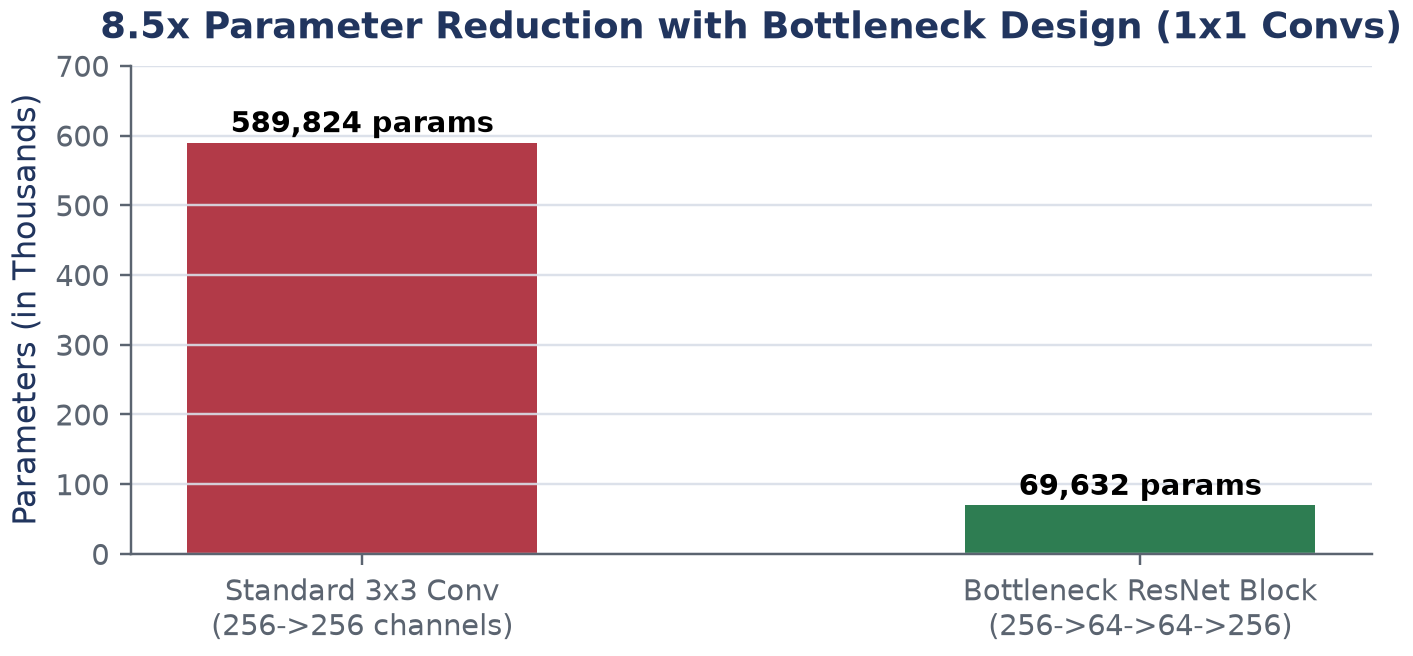

Here is the Python script that generated this plot:
#!/usr/bin/env python3
import os
import sys
import numpy as np
import matplotlib.pyplot as plt

sys.path.insert(0, os.path.abspath(os.path.join(os.path.dirname(__file__), "../../../scripts")))
from figstyle import use_house_style, PALETTE

use_house_style()
here = os.path.dirname(os.path.abspath(__file__))

labels = ["Standard 3x3 Conv\n(256->256 channels)", "Bottleneck ResNet Block\n(256->64->64->256)"]
params = [589824, 69632] # 3*3*256*256 vs (1*1*256*64 + 3*3*64*64 + 1*1*64*256)

fig, ax = plt.subplots(figsize=(6.5, 3.2))
bars = ax.bar(labels, [p/1000 for p in params], color=[PALETTE["red"], PALETTE["green"]], width=0.45)

ax.set_ylabel("Parameters (in Thousands)")
ax.set_title("8.5x Parameter Reduction with Bottleneck Design (1x1 Convs)")
for bar, val in zip(bars, params):
    ax.text(bar.get_x() + bar.get_width()/2, (val/1000) + 15, f"{val:,} params", ha="center", fontweight="bold", fontsize=9.5)

ax.set_ylim(0, 700)

out = os.path.join(here, "fig_bottleneck.png")
fig.tight_layout()
fig.savefig(out, dpi=220, bbox_inches="tight")
plt.close(fig)
print("Saved fig_bottleneck.png")
